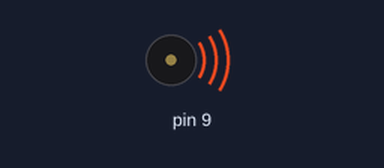
This program was run on a simulated Arduino Uno, built with avr-gcc and run on an emulated ATmega328P. Shown: buzzer (waves = sounding). What the program prints to the serial monitor is not drawn.

Above: at 72.3 s.
Timing chart, 0 to 80.7 s (numbered marks = the images above):
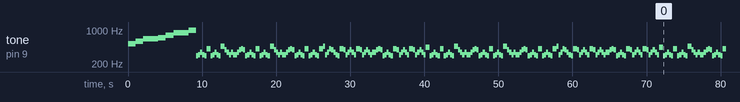

Measured:
- by itself, tone on pin 9: plays 523 Hz for 1.0 s, 587 Hz for 1.0 s, 659 Hz for 2.0 s, 698 Hz for 1.0 s, 783 Hz for 1.0 s, 880 Hz for 2.0 s … (234 notes in this stretch)

The program:

main.cpp
```cpp
#include <Arduino.h>
#include "Configuration.h"
#include "Note.h"
#include "Partition.h"
#include "ClubbedToDeath.h"

  Partition* rocky;
  Partition* matrix;
void setup() {
  rocky = new Partition(9);

  Serial.begin(9600);
  rocky->remplirPartition(new Note("do", do, 1000));
  rocky->remplirPartition(new Note("re", re, 1000));
  rocky->remplirPartition(new Note("mi", mi, 2000));
  rocky->remplirPartition(new Note("fa", fa, 1000));
  rocky->remplirPartition(new Note("sol", sol, 1000));
  rocky->remplirPartition(new Note("la", la, 2000));
  rocky->remplirPartition(new Note("si", si, 1000));
  rocky->lirePartition();
  matrix = new Partition (9);

  matrix->remplirPartition(new Note(D4, EIGHTH));
  matrix->remplirPartition(new Note(Dsharp4, EIGHTH));
  matrix->remplirPartition(new Note(F4, EIGHTH));
  matrix->remplirPartition(new Note(Dsharp4, EIGHTH));
  matrix->remplirPartition(new Note(D4, EIGHTH));
  matrix->remplirPartition(new Note(Gsharp4, QUARTER));
  matrix->remplirPartition(new Note(D4, EIGHTH));
  matrix->remplirPartition(new Note(Dsharp4, EIGHTH));
  matrix->remplirPartition(new Note(F4, EIGHTH));
  matrix->remplirPartition(new Note(Dsharp4, EIGHTH));
  matrix->remplirPartition(new Note(D4, EIGHTH));
  matrix->remplirPartition(new Note(Asharp4, QUARTER));
  matrix->remplirPartition(new Note(G4, EIGHTH));
  matrix->remplirPartition(new Note(F4, EIGHTH));
  matrix->remplirPartition(new Note(Dsharp4, EIGHTH));
  matrix->remplirPartition(new Note(F4, EIGHTH));
  matrix->remplirPartition(new Note(Dsharp4, QUARTER));
  matrix->remplirPartition(new Note(F4, EIGHTH));
  matrix->remplirPartition(new Note(G4, EIGHTH));
  matrix->remplirPartition(new Note(Gsharp4, EIGHTH));
  matrix->remplirPartition(new Note(G4, EIGHTH));
  matrix->remplirPartition(new Note(D4, EIGHTH));
  matrix->remplirPartition(new Note(Dsharp4, EIGHTH));
  matrix->remplirPartition(new Note(F4, EIGHTH));
  matrix->remplirPartition(new Note(Dsharp4, EIGHTH));
  matrix->remplirPartition(new Note(D4, EIGHTH));
  matrix->remplirPartition(new Note(Gsharp4, QUARTER));
  matrix->remplirPartition(new Note(D4, EIGHTH));
  matrix->remplirPartition(new Note(Dsharp4, EIGHTH));
  matrix->remplirPartition(new Note(F4, EIGHTH));
  matrix->remplirPartition(new Note(Dsharp4, EIGHTH));
  matrix->remplirPartition(new Note(D4, EIGHTH));
  matrix->remplirPartition(new Note(Asharp4, QUARTER));
  matrix->remplirPartition(new Note(G4, EIGHTH));
  matrix->remplirPartition(new Note(F4, EIGHTH));
  matrix->remplirPartition(new Note(Dsharp4, EIGHTH));
  matrix->remplirPartition(new Note(F4, EIGHTH));
  matrix->remplirPartition(new Note(Dsharp4, QUARTER));
  matrix->remplirPartition(new Note(F4, EIGHTH));
  matrix->remplirPartition(new Note(G4, EIGHTH));
  matrix->remplirPartition(new Note(Gsharp4, EIGHTH));
  matrix->remplirPartition(new Note(G4, EIGHTH));
  matrix->remplirPartition(new Note(D4, EIGHTH));
  matrix->remplirPartition(new Note(Dsharp4, EIGHTH));
  matrix->remplirPartition(new Note(F4, EIGHTH));
  matrix->remplirPartition(new Note(Dsharp4, EIGHTH));
  matrix->remplirPartition(new Note(D4, EIGHTH));
  matrix->remplirPartition(new Note(Gsharp4, QUARTER));
  matrix->remplirPartition(new Note(D4, EIGHTH));
  matrix->remplirPartition(new Note(Dsharp4, EIGHTH));
  matrix->remplirPartition(new Note(F4, EIGHTH));
  matrix->remplirPartition(new Note(Dsharp4, EIGHTH));
  matrix->remplirPartition(new Note(D4, EIGHTH));
  matrix->remplirPartition(new Note(Gsharp4, QUARTER));
  matrix->remplirPartition(new Note(Asharp4, EIGHTH));
  matrix->remplirPartition(new Note(Dsharp4, EIGHTH));
  matrix->remplirPartition(new Note(F4, EIGHTH));
  matrix->remplirPartition(new Note(Gsharp4, EIGHTH));
  matrix->remplirPartition(new Note(G4, EIGHTH));
  matrix->remplirPartition(new Note(F4, EIGHTH));
  matrix->remplirPartition(new Note(Dsharp4, EIGHTH));
  matrix->remplirPartition(new Note(D4, EIGHTH));
  matrix->remplirPartition(new Note(Gsharp4, QUARTER));
  matrix->remplirPartition(new Note(G4, EIGHTH));
  matrix->remplirPartition(new Note(Dsharp4, EIGHTH));
  matrix->remplirPartition(new Note(F4, EIGHTH));
  matrix->remplirPartition(new Note(G4, EIGHTH));
  matrix->remplirPartition(new Note(F4, EIGHTH));
  matrix->remplirPartition(new Note(Dsharp4, EIGHTH));
  matrix->remplirPartition(new Note(Gsharp4, QUARTER));
  matrix->remplirPartition(new Note(G4, EIGHTH));
  matrix->remplirPartition(new Note(Dsharp4, EIGHTH));
  matrix->remplirPartition(new Note(F4, EIGHTH));
  matrix->remplirPartition(new Note(G4, EIGHTH));
  matrix->remplirPartition(new Note(F4, EIGHTH));
  matrix->remplirPartition(new Note(Dsharp4, EIGHTH));
  matrix->remplirPartition(new Note(F4, QUARTER));
  matrix->remplirPartition(new Note(G4, EIGHTH));
  matrix->remplirPartition(new Note(Gsharp4, EIGHTH));
  matrix->remplirPartition(new Note(G4, EIGHTH));
  matrix->remplirPartition(new Note(D4, EIGHTH));
  matrix->remplirPartition(new Note(Dsharp4, EIGHTH));
  matrix->remplirPartition(new Note(F4, EIGHTH));
  matrix->remplirPartition(new Note(Dsharp4, EIGHTH));
  matrix->remplirPartition(new Note(D4, EIGHTH));
  matrix->remplirPartition(new Note(Gsharp4, QUARTER));
  matrix->remplirPartition(new Note(G4, EIGHTH));
  matrix->remplirPartition(new Note(Dsharp4, EIGHTH));
  matrix->remplirPartition(new Note(F4, EIGHTH));
  matrix->remplirPartition(new Note(G4, EIGHTH));
  matrix->remplirPartition(new Note(F4, EIGHTH));
  matrix->remplirPartition(new Note(Dsharp4, EIGHTH));
  matrix->remplirPartition(new Note(Gsharp4, QUARTER));
  matrix->remplirPartition(new Note(G4, EIGHTH));
  matrix->remplirPartition(new Note(Dsharp4, EIGHTH));
  matrix->remplirPartition(new Note(F4, EIGHTH));
  matrix->remplirPartition(new Note(G4, EIGHTH));
  matrix->remplirPartition(new Note(F4, EIGHTH));
  matrix->remplirPartition(new Note(Dsharp4, EIGHTH));
  matrix->remplirPartition(new Note(A4, QUARTER));
  matrix->lirePartition();
}

void loop() {
    //rocky->lirePartition();
  matrix->lirePartition();
  // put your main code here, to run repeatedly:
}
```

ClubbedToDeath.h
```cpp
#define D4 293.66  // Ré
#define Dsharp4 311.13  // Ré#
#define F4 349.23  // Fa
#define G4 392.00  // Sol
#define Gsharp4 415.30  // Sol#
#define A4 440.00  // La
#define Asharp4 466.16  // La#
#define C5 523.25  // Do

// Durée des notes (en millisecondes)
#define HALF 1000
#define QUARTER 500
#define EIGHTH 250
#define SIXTEENTH 125
```

ListeGen.h
```cpp
#pragma once

template <class TypeElement>
class Liste{
public:
	Liste() {
		this->m_nombreDElements = 0;
		this->m_capacite = 1;
		this->m_liste = new TypeElement[this->m_capacite];
	}

	Liste(int p_capacite) :
		m_nombreDElements(0),
		m_capacite(p_capacite),
		m_liste(nullptr)
	{
		if (p_capacite > 0) {
			m_liste = new TypeElement[p_capacite];
		}
	};

	~Liste() {
		if (this->m_liste != nullptr) {
			delete[] this->m_liste;
			this->m_liste = nullptr;
		}
	};

	int nombreDElement()const {
		return this->m_nombreDElements;
	}

	void ajouterFin(const TypeElement& p_element) {
		agrandirCapaciteSiNessaire();
		this->m_liste[this->m_nombreDElements] = p_element;
		++ this->m_nombreDElements;
	}


	void ajouterDebut(const TypeElement& p_element) {
		agrandirCapaciteSiNessaire();
		for (int i = this->m_nombreDElements; i > 0; --i) {
			this->m_liste[i] = this->m_liste[i - 1];
		}
		this->m_liste[0] = p_element;

		++this->m_nombreDElements;
	}

	void supprimer(const int& p_index) {
		for (int i = p_index; i < this->m_nombreDElements - 1; i++) {
			this->m_liste[i] = this->m_liste[i + 1];
		}
		-- this->m_nombreDElements;
	};

	void supprimerFin() {
		--this->m_nombreDElements;
	};

	TypeElement obtenir(const int& p_index) const {
		return this->m_liste[p_index];
	};

	void definir(const int& p_index, const TypeElement& p_element) {
		this->m_liste[p_index] = p_element;
	};

	TypeElement* begin() const{
		return m_liste;
	};

	TypeElement* end() const{
		return m_liste + m_nombreDElements;
	};

private:
	int m_nombreDElements;
	int m_capacite;
	TypeElement* m_liste;

	void agrandirCapaciteSiNessaire() {
		if (this->m_nombreDElements == this->m_capacite) {
			TypeElement* nouvelleListe = new TypeElement[this->m_capacite * 2];
			for (int i = 0; i < this->m_nombreDElements; ++i) {
				nouvelleListe[i] = this->m_liste[i];
			}
			delete[] this->m_liste;
			this->m_liste = nouvelleListe;
			this->m_capacite *= 2;
		}
	}
};
```

Note.h
```cpp
#pragma once
#include "ListeGen.h"
#include "Arduino.h"

class Note{
public:
    Note();
    Note(double frequence, int delay);
    Note(String nom, double frequence, int delay);
    String getNom();
    float getFrequence();
    unsigned long getDuree();
    void lireNote(int p_pin);
private:
    String m_nom;
    double m_frequence;
    unsigned long m_delay;
};
```

Partition.h
```cpp
#pragma once
#include "ListeGen.h"
#include "Note.h"

class Partition{
public:
    Partition(int pin);
    void lirePartition();
    void remplirPartition(Note* p_note);
private:
    Liste<Note*> m_partition;
    int m_pin;
};
```

Note.cpp
```cpp
#include "Note.h"

Note::Note(){};

Note::Note(double frequence, int delay):
    m_frequence(frequence),
    m_delay(delay)
{
    ;
}

Note::Note(String nom, double frequence, int delay):
    m_nom(nom),
    m_frequence(frequence),
    m_delay(delay)
{
    ;
}

String Note::getNom(){
    return this->m_nom;
}

float Note::getFrequence(){
    return this->m_frequence;
}

unsigned long Note::getDuree(){
    return this->m_delay;
}

void Note::lireNote(int p_pin){
    tone(p_pin, m_frequence);
    delay(m_delay + 30);
    noTone(p_pin);
}
```

Partition.cpp
```cpp
#include "Configuration.h"
#include "Partition.h"

Partition::Partition(int pin):
    m_pin(pin)
{
    pinMode(m_pin, OUTPUT);
}

void Partition::remplirPartition(Note* p_note){
    this->m_partition.ajouterFin(p_note);
}

void Partition::lirePartition(){
    for(int i = 0; i < m_partition.nombreDElement(); ++i){
        this->m_partition.obtenir(i)->lireNote(m_pin);
        Serial.println(m_partition.obtenir(i)->getNom());
    }
}
```

Configuration.h
```cpp
//quatrieme octave

#define do 523.25
#define siD 523.25
#define doD 554.37
#define reB 554.37
#define re 587.33
#define reD 622.25
#define miB 622.25
#define mi 659.26
#define faB 659.26
#define fa 698.46
#define miD 698.46
#define faD 739.99
#define solB 739.99
#define sol 783.99
#define solD 830.61
#define laB 830.61
#define la 880.00
#define laD 932.33
#define siB 932.33
#define si 987.77
#define doB 987.77
```
